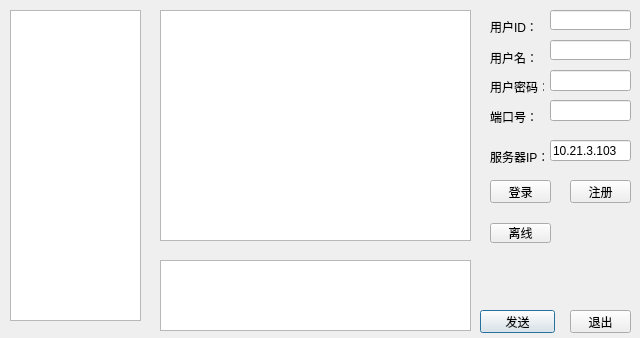
<?xml version="1.0" encoding="UTF-8"?>
<ui version="4.0">
 <class>MainDlg</class>
 <widget class="QDialog" name="MainDlg">
  <property name="geometry">
   <rect>
    <x>0</x>
    <y>0</y>
    <width>640</width>
    <height>338</height>
   </rect>
  </property>
  <property name="windowTitle">
   <string>局域网聊天工具</string>
  </property>
  <widget class="QPushButton" name="m_ButtonSend">
   <property name="geometry">
    <rect>
     <x>480</x>
     <y>310</y>
     <width>75</width>
     <height>23</height>
    </rect>
   </property>
   <property name="text">
    <string>发送</string>
   </property>
  </widget>
  <widget class="QPlainTextEdit" name="m_EditInput">
   <property name="geometry">
    <rect>
     <x>160</x>
     <y>260</y>
     <width>311</width>
     <height>71</height>
    </rect>
   </property>
  </widget>
  <widget class="QPushButton" name="Button_Reg">
   <property name="geometry">
    <rect>
     <x>570</x>
     <y>180</y>
     <width>61</width>
     <height>23</height>
    </rect>
   </property>
   <property name="text">
    <string>注册</string>
   </property>
  </widget>
  <widget class="QLineEdit" name="Text_Pass">
   <property name="geometry">
    <rect>
     <x>550</x>
     <y>70</y>
     <width>81</width>
     <height>21</height>
    </rect>
   </property>
   <property name="dragEnabled">
    <bool>true</bool>
   </property>
  </widget>
  <widget class="QLabel" name="label_3">
   <property name="geometry">
    <rect>
     <x>490</x>
     <y>80</y>
     <width>54</width>
     <height>13</height>
    </rect>
   </property>
   <property name="text">
    <string>用户密码：</string>
   </property>
  </widget>
  <widget class="QLabel" name="label">
   <property name="geometry">
    <rect>
     <x>490</x>
     <y>20</y>
     <width>54</width>
     <height>13</height>
    </rect>
   </property>
   <property name="text">
    <string>用户ID：</string>
   </property>
  </widget>
  <widget class="QLabel" name="label_6">
   <property name="geometry">
    <rect>
     <x>490</x>
     <y>150</y>
     <width>54</width>
     <height>13</height>
    </rect>
   </property>
   <property name="text">
    <string>服务器IP：</string>
   </property>
  </widget>
  <widget class="QLineEdit" name="Text_Name">
   <property name="geometry">
    <rect>
     <x>550</x>
     <y>40</y>
     <width>81</width>
     <height>20</height>
    </rect>
   </property>
  </widget>
  <widget class="QLabel" name="label_2">
   <property name="geometry">
    <rect>
     <x>490</x>
     <y>50</y>
     <width>54</width>
     <height>16</height>
    </rect>
   </property>
   <property name="text">
    <string>用户名：</string>
   </property>
  </widget>
  <widget class="QLineEdit" name="Text_ID">
   <property name="geometry">
    <rect>
     <x>550</x>
     <y>10</y>
     <width>81</width>
     <height>20</height>
    </rect>
   </property>
  </widget>
  <widget class="QLineEdit" name="Text_Port">
   <property name="geometry">
    <rect>
     <x>550</x>
     <y>100</y>
     <width>81</width>
     <height>21</height>
    </rect>
   </property>
  </widget>
  <widget class="QPushButton" name="Button_Exit">
   <property name="geometry">
    <rect>
     <x>490</x>
     <y>223</y>
     <width>61</width>
     <height>20</height>
    </rect>
   </property>
   <property name="text">
    <string>离线</string>
   </property>
  </widget>
  <widget class="QPushButton" name="Button_Login">
   <property name="geometry">
    <rect>
     <x>490</x>
     <y>180</y>
     <width>61</width>
     <height>23</height>
    </rect>
   </property>
   <property name="text">
    <string>登录</string>
   </property>
  </widget>
  <widget class="QLabel" name="label_5">
   <property name="geometry">
    <rect>
     <x>490</x>
     <y>110</y>
     <width>54</width>
     <height>13</height>
    </rect>
   </property>
   <property name="text">
    <string>端口号：</string>
   </property>
  </widget>
  <widget class="QPushButton" name="m_ButtonExit">
   <property name="enabled">
    <bool>true</bool>
   </property>
   <property name="geometry">
    <rect>
     <x>570</x>
     <y>310</y>
     <width>61</width>
     <height>23</height>
    </rect>
   </property>
   <property name="text">
    <string>退出</string>
   </property>
  </widget>
  <widget class="QLineEdit" name="Text_IP">
   <property name="geometry">
    <rect>
     <x>550</x>
     <y>140</y>
     <width>81</width>
     <height>21</height>
    </rect>
   </property>
   <property name="text">
    <string>10.21.3.103</string>
   </property>
  </widget>
  <widget class="QTextEdit" name="textEdit">
   <property name="geometry">
    <rect>
     <x>340</x>
     <y>440</y>
     <width>104</width>
     <height>64</height>
    </rect>
   </property>
  </widget>
  <widget class="QTextEdit" name="m_EditRecord">
   <property name="geometry">
    <rect>
     <x>160</x>
     <y>10</y>
     <width>311</width>
     <height>231</height>
    </rect>
   </property>
  </widget>
  <widget class="QListWidget" name="m_UserList">
   <property name="geometry">
    <rect>
     <x>10</x>
     <y>10</y>
     <width>131</width>
     <height>311</height>
    </rect>
   </property>
  </widget>
 </widget>
 <resources/>
 <connections/>
</ui>
